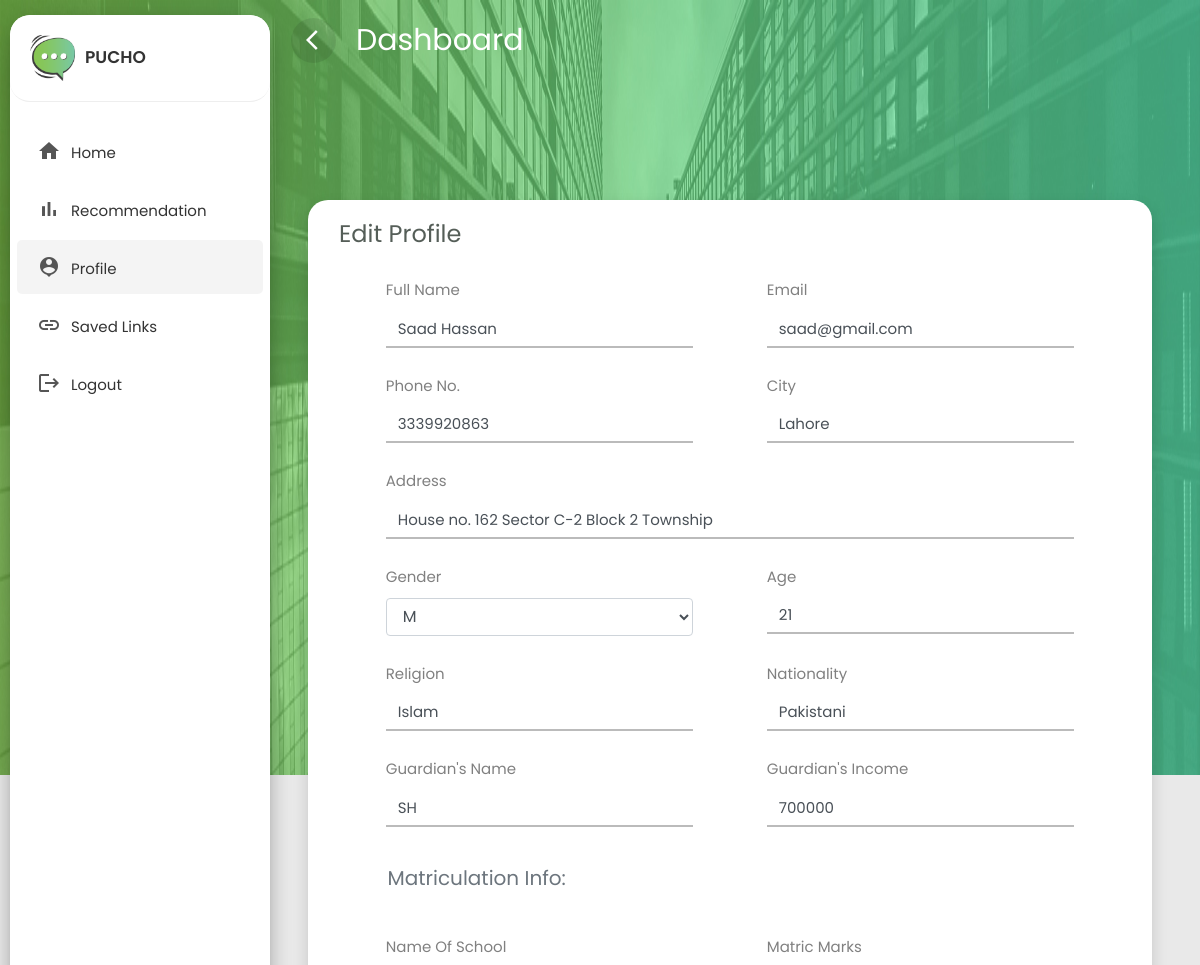
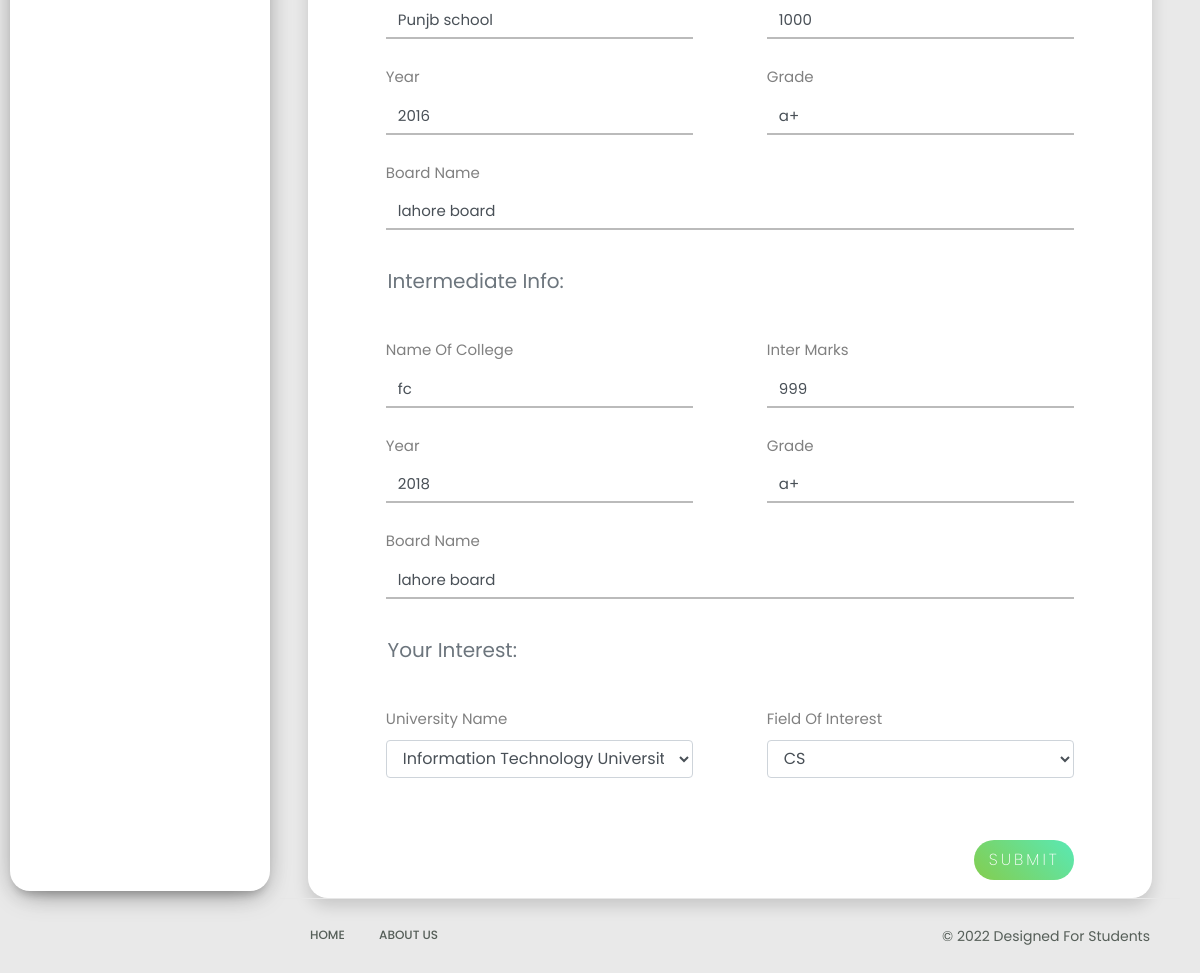
/edit/ (signed in), run on the app's committed database (2 pictures, top to bottom).
### profiles/models.py (models this page shows, shortened)
class Profile(models.Model):
    full_name = models.CharField(max_length=50)
    email = models.EmailField()
    phone_number = models.IntegerField()
    city = models.CharField(max_length=50)
    address = models.CharField(max_length=50)
    gender = models.CharField(max_length=15,choices=choices,default="Male")
    age = models.IntegerField()
    religion = models.CharField(max_length=50)
    nationality = models.CharField(max_length=50)
    gaurdian_name = models.CharField(max_length=50)
    gaurdian_income = models.IntegerField()
    name_of_school = models.CharField(max_length=50)
    matric_marks = models.IntegerField()
    year_of_matric = models.IntegerField()
    matric_grade = models.CharField(max_length=10)
    matric_board = models.CharField(max_length=50)
    name_of_college = models.CharField(max_length=50)
    inter_marks = models.IntegerField()
    year_of_inter = models.IntegerField()
    inter_grade = models.CharField(max_length=10)
    inter_board = models.CharField(max_length=50)
    university_name = models.CharField(max_length=50,choices=uni_choices,default="University of Engineering and Technology")
    field_of_interest = models.CharField(max_length=50,choices=dept_choices,default="SE")
    student = models.ForeignKey(User, on_delete=models.CASCADE)

### profiles/views.py (the view, shortened to what this page needs)
# urls.py: path('edit/', edit, name="edit"),
def edit(request):
    query = Profile.objects.get(student=request.user)
    return render(request, "edit.html",{"query":query})

### templates/edit.html (shortened to what this page needs)
{%  load static  %}
<!doctype html>
<html lang="en">
  <head>
    <link rel="stylesheet" href="{% static 'css/bootstrap.min.css' %}">
    <link rel="stylesheet" href="{% static 'css/dashboard.css' %}">
  </head>
  <body>
    <div class="wrapper">
        <nav id="sidebar">
          <div class="sidebar-header">
            <h3><img src="{% static 'images/logo2.png' %}" class="image-fluid"/><span>Pucho</span></h3>
          </div>
          <ul class="list-unstyled components">
            <li>
              <a href="{% url 'home' %}" class="dashboard"><i class="material-icons">home</i><span>Home</span></a>
            </li>
            <li>
              <a href="{% url 'recommendation' %}" class="dashboard"><i class="material-icons">bar_chart</i><span>Recommendation</span></a>
            </li>
            <li class="active">
              <a href="{% url 'profile' %}" class="dashboard"><i class="material-icons">person_pin</i><span>Profile</span></a>
            </li>
            <li  class="">
              <a href="{% url 'savedlinks' %}" class="dashboard"><i class="material-icons">link</i><span>Saved Links</span></a>
            </li>
            <li  class="">
              <a href="{% url 'logout' %}?next=/home" class="dashboard"><i class="material-icons">logout</i><span>Logout</span></a>
            </li>
          </ul>
        </nav>
        <div id="content">
          <div class="top-navbar">
            <nav class="navbar navbar-expand-lg">
              <div class="container-fluid">
                <div class="d-flex justify-content-start">
                  <button type="button" id="sidebarCollapse" class="d-xl-block d-lg-block d-md-mone d-none more-button2">
                    <span class="material-icons">arrow_back_ios</span>
                  </button>
                  <a class="navbar-brand"> Dashboard </a>
                </div>
              </div>
            </nav>
	        </div>
        	<div class="main-content">
            <div class="main-content">
              <div class="row content">
                <div class="col-lg-12 col-md-12 col-sm-12">
                  <div class="profile-form shadow mx-2 bookmarks">
                    <div class="row mx-3">
                      <div class="col-lg-12 m-auto">
                        <div class="mt-3">
                          <h4>Edit Profile</h4>
                        </div>
                        <form method="post" enctype="multipart/form-data" action="" class="multisteps-form__form col-lg-12 col-md-12 col-sm-12">
                          <div class="multisteps-form__content">
                            <div class="form-row mt-4 justify-content-around">
                              <div class="col-lg-5 col-md-5 col-sm-6 mt-4 mt-sm-0">
                                <label for="">Full Name</label>
                                <input class="multisteps-form__input form-control" type="text" name="full_name" required value="{{query.full_name}}">
                              </div>
                              <div class="col-lg-5 col-md-5 col-sm-6 mt-4 mt-sm-0">
                                <label for="">Email</label>
                                <input class="multisteps-form__input form-control" type="text" name="email" value="{{query.email}}" required/>
                              </div>
                            </div>
                            <div class="form-row mt-4 justify-content-around">
                              <div class="col-lg-5 col-md-5 col-sm-6 mt-4 mt-sm-0">
                                <label for="">Phone No.</label>
                                <input class="multisteps-form__input form-control" type="text" name="phone_number" value="{{query.phone_number}}" required/>
                              </div>
                              <div class="col-lg-5 col-md-5 col-sm-6 mt-4 mt-sm-0">
                                <label for="">City</label>
                                <input class="multisteps-form__input form-control" type="text" name="city" value="{{query.city}}" required/>
                              </div>
                            </div>
                            <div class="form-row mt-4 justify-content-around">
                              <div class="col-lg-11 col-md-11 col-sm-12 mt-4 mt-sm-0">
                                <label for="">Address</label>
                                <input class="multisteps-form__input form-control" type="text" name="address" value="{{query.address}}" required/>
                              </div>
                            </div>
                            <div class="form-row mt-4 justify-content-around">
                              <div class="col-lg-5 col-md-5 col-sm-6 mt-4 mt-sm-0">
                                <label for="">Gender</label>
                                <select class="multisteps-form__select form-control" name="gender" required>
                                  <option>{{query.gender}}</option>
                                </select>
                              </div>
                              <div class="col-lg-5 col-md-5 col-sm-6 mt-4 mt-sm-0">
                                <label for="">Age</label>
                                <input class="multisteps-form__input form-control" type="text" name="age" value="{{query.age}}" required/>
                              </div>
                            </div>
                            <div class="form-row mt-4 justify-content-around">
                                <div class="col-lg-5 col-md-5 col-sm-6 mt-4 mt-sm-0">
                                  <label for="">Religion</label>
                                  <input class="multisteps-form__input form-control" type="text" name="religion" value="{{query.religion}}" required/>
                                </div>
                                <div class="col-lg-5 col-md-5 col-sm-6 mt-4 mt-sm-0">
                                  <label for="">Nationality</label>
                                  <input class="multisteps-form__input form-control" type="text" name="nationality" value="{{query.nationality}}" required/>
                                </div>
                              </div>
                            <div class="form-row mt-4 justify-content-around">
                              <div class="col-lg-5 col-md-5 col-sm-6 mt-4 mt-sm-0">
                                <label for="">Guardian's Name</label>
                                <input class="multisteps-form__input form-control" type="text" name="gaurdian_name" value="{{query.gaurdian_name}}" required/>
                              </div>
                              <div class="col-lg-5 col-md-5 col-sm-6 mt-4 mt-sm-0">
                                <label for="">Guardian's Income</label>
                                <input class="multisteps-form__input form-control" type="text" name="gaurdian_income" value="{{query.gaurdian_income}}" required/>
                              </div>
                            </div>
                            <div class="multisteps-form__content">
                              <div class="row  justify-content-around">
                                <div class="multisteps-form__subtitle text-muted p-2 mt-4 col-lg-11 col-md-11 col-sm-11">
                                  <h5 class="pl-2 pt-1">Matriculation Info:</h5>
                                </div>
                              </div>
                              <div class="form-row mt-4 justify-content-around">
                                <div class="col-lg-5 col-md-5 col-sm-6 mt-4 mt-sm-0">
                                  <label for="">Name of School</label>
                                  <input class="multisteps-form__input form-control" type="text" name="name_of_school" value="{{query.name_of_school}}" required/>
                                </div>
                                <div class="col-lg-5 col-md-5 col-sm-6 mt-4 mt-sm-0">
                                  <label for="">Matric Marks</label>
                                  <input class="multisteps-form__input form-control" type="text" name="matric_marks" value="{{query.matric_marks}}" required/>
                                </div>
                              </div>
                              <div class="form-row mt-4 justify-content-around">
                                <div class="col-lg-5 col-md-5 col-sm-6 mt-4 mt-sm-0">
                                  <label for="">Year</label>
                                  <input class="multisteps-form__input form-control" type="text" name="year_of_matric" value="{{query.year_of_matric}}" required/>
                                </div>
                                <div class="col-lg-5 col-md-5 col-sm-6 mt-4 mt-sm-0">
                                  <label for="">Grade</label>
                                  <input class="multisteps-form__input form-control" type="text" name="matric_grade" value="{{query.matric_grade}}" required/>
                                </div>
                              </div>
                              <div class="form-row mt-4 justify-content-around">
                                <div class="col-lg-11 col-md-11 col-sm-12 mt-4 mt-sm-0">
                                  <label for="">Board Name</label>
                                  <input class="multisteps-form__input form-control" type="text" name="matric_board" value="{{query.matric_board}}" required/>
                                </div>
                              </div>
                              <div class="row  justify-content-around">
                                <div class="multisteps-form__subtitle text-muted p-2 mt-4 col-lg-11 col-md-11 col-sm-11">
                                  <h5 class="pl-2 pt-1">Intermediate Info:</h5>
                                </div>
                              </div>
                              <div class="form-row mt-4 justify-content-around">
                                <div class="col-lg-5 col-md-5 col-sm-6 mt-4 mt-sm-0">
                                  <label for="">Name of College</label>
                                  <input class="multisteps-form__input form-control" type="text" name="name_of_college" value="{{query.name_of_college}}" required/>
                                </div>
                                <div class="col-lg-5 col-md-5 col-sm-6 mt-4 mt-sm-0">
                                  <label for="">Inter Marks</label>
                                  <input class="multisteps-form__input form-control" type="text" name="inter_marks" value="{{query.inter_marks}}" required/>
                                </div>
                              </div>
                              <div class="form-row mt-4 justify-content-around">
                                <div class="col-lg-5 col-md-5 col-sm-6 mt-4 mt-sm-0">
                                  <label for="">Year</label>
                                  <input class="multisteps-form__input form-control" type="text" name="year_of_inter" value="{{query.year_of_inter}}" required/>
                                </div>
                                <div class="col-lg-5 col-md-5 col-sm-6 mt-4 mt-sm-0">
                                  <label for="">Grade</label>
                                  <input class="multisteps-form__input form-control" type="text" name="inter_grade" value="{{query.inter_grade}}" required/>
                                </div>
                              </div>
                              <div class="form-row mt-4 justify-content-around">
                                <div class="col-lg-11 col-md-11 col-sm-12 mt-4 mt-sm-0">
                                  <label for="">Board Name</label>
                                  <input class="multisteps-form__input form-control" type="text" name="inter_board" value="{{query.inter_board}}" required/>
                                </div>
                              </div>
                            </div>
                            <div class="row  justify-content-around">
                              <div class="multisteps-form__subtitle text-muted p-2 mt-4 col-lg-11 col-md-11 col-sm-11">
                                <h5 class="pl-2 pt-1">Your Interest:</h5>
                              </div>
                            </div>
                            <div class="form-row mt-4 justify-content-around">
                              <div class="col-lg-5 col-md-5 col-sm-6 mt-4 mt-sm-0">
                                <label for="">University Name</label>
                                <select class="multisteps-form__select form-control" name="university_name" required>
                                  <option>{{query.university_name}}</option>
                                </select>
                              </div>
                              <div class="col-lg-5 col-md-5 col-sm-6 mt-4 mt-sm-0">
                                <label for="">Field of Interest</label>
                                <select class="multisteps-form__select form-control" name="field_of_interest" required>
                                  <option>{{query.field_of_interest}}</option>
                                </select>
                              <div class="col-lg-11">
                                <span class="text-white">a</span>
                                <span class="text-white">a</span>
                              </div>
                                <div class="d-flex mt-3">
                                <input type="submit" name="" value="Submit" class="btn btn-edit ml-auto">
                              </div>
                              </div>
                            </div>
                          </div>
                        </form>
                      </div>
                    </div>
                  </div>
                </div>
              </div>
            </div>
            <footer class="footer">
              <div class="container-fluid">
               <div class="row">
                 <div class="col-md-6">
                   <nav class="d-flex">
                     <ul class="m-0 p-0">
                       <li>
                         <a href="home.html">
                           Home
                         </a>
                       </li>
                       <li>
                         <a href="about.html">
                           About Us
                         </a>
                       </li>
                     </ul>
                   </nav>
                 </div>
                 <div class="col-md-6">
                   <p class="copyright d-flex justify-content-end"> &copy 2022 Designed For Students</p>
                 </div>
               </div>
             </div>
            </footer>
          </div>
        </div>
      </div>
  </body>
</html>

### data on the page
Profile: full_name "Saad Hassan", email "saad@gmail.com", phone_number "3339920863", city "Lahore", address "House no. 162 Sector C-2 Block 2 Township", gender "M", age "21", religion "Islam", nationality "Pakistani", gaurdian_name "SH", gaurdian_income "700000", name_of_school "Punjb school", matric_marks "1000", year_of_matric "2016", matric_grade "a+", matric_board "lahore board", name_of_college "fc", inter_marks "999", year_of_inter "2018", inter_grade "a+", inter_board "lahore board", university_name "Information Technology University", field_of_interest "CS"
